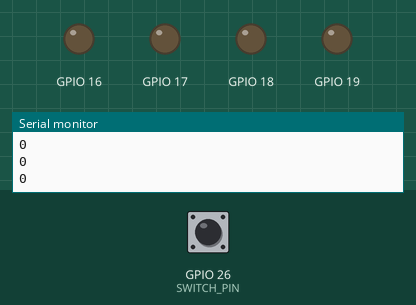
Bench run of a sketch on a simulated ESP32. On the bench: output pins drawn as LEDs (lit = HIGH), the last lines printed to the serial monitor. The test bench sets the inputs (shaded band); at power-on: GPIO 26 (SWITCH_PIN) LOW.

Above: at 4.8 s.
4.9 s: GPIO 26 (SWITCH_PIN) pulled HIGH for 2.35 s
At 6.4 s:
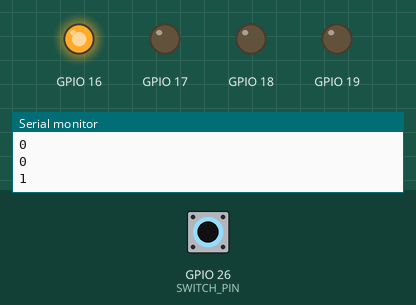
At 6.9 s:
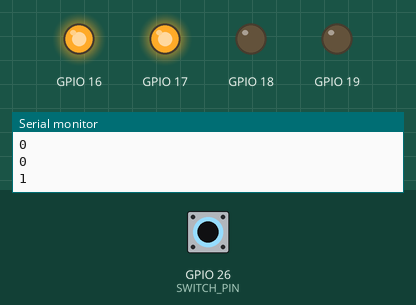
Timing chart, 0 to 11.0 s (numbered marks = the images above; inputs shaded):
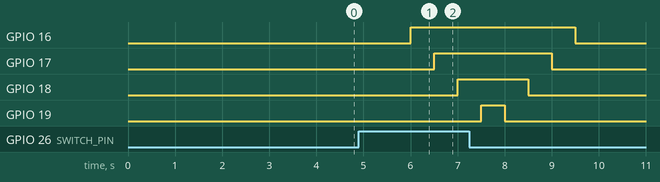

Measured:
- after the input at 4.9 s, GPIO 16: LOW → HIGH after 1.1 s, → LOW 3.5 s later; GPIO 17: LOW → HIGH after 1.6 s, → LOW 2.5 s later; GPIO 18: LOW → HIGH after 2.1 s, → LOW 1.5 s later; GPIO 19: LOW → HIGH after 2.6 s, → LOW 0.50 s later

The sketch:

Electronic_Hourglass.ino
```cpp
/*
 * Filename: Electronic_Hourglass
 * Function: Control 4 LED analog electronic hourglass with tilt switch
 * Compiling IDE：ARDUINO 2.3.3
 * Author: https://www.keyestudio.com/
*/
const byte SWITCH_PIN = 26; // connect tilt sensor pin to IO26
const int led1 = 16;  //connect led1 pin to IO16
const int led2 = 17;  //connect led2 pin to IO17
const int led3 = 18;  //connect led3 pin to IO18
const int led4 = 19;  //connect led4 pin to IO18

byte switch_state = 0; //set switch_state initial value to 0

void setup(){
  Serial.begin(9600); //set baud rate to 9600
  pinMode(SWITCH_PIN, INPUT); //set tilt sensor pin to input
  for(int i=16;i<20;i++){  //set 4 LED pin to output
    pinMode(i, OUTPUT);
  }
  for(int i=16;i<20;i++){ //set 4 LED to off
    digitalWrite(i,0);
  }
}

void loop(){
  switch_state = digitalRead(SWITCH_PIN); //read tilt sensor value and assign to switch_state
  Serial.println(switch_state); //print tilt sensor value
  if (switch_state == 1) {  //if tilt sensor tilts（value = 1）
    for(int i=16;i<20;i++){  //4 LED gradually on
      digitalWrite(i,1);
      delay(500);
    }
  }
  if (switch_state == 0) {  //if tilt sensor does not tilt（value = 0）
    for(int i=19;i>15;i--){  //4 LED gradually off
      digitalWrite(i,0);
      delay(500);
    }
  }
}
```
